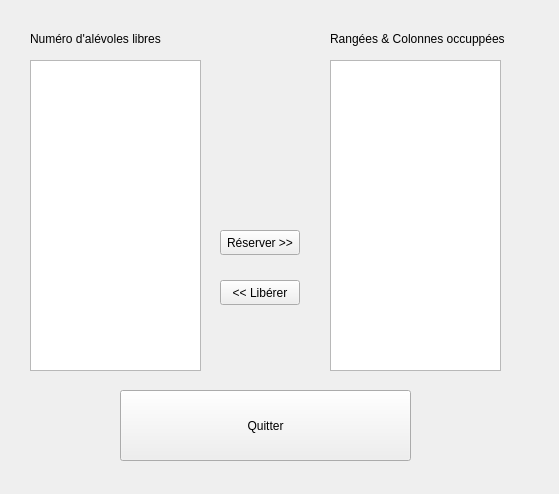
<?xml version="1.0" encoding="UTF-8"?>
<ui version="4.0">
 <class>TestAlveolesLibres</class>
 <widget class="QWidget" name="TestAlveolesLibres">
  <property name="geometry">
   <rect>
    <x>0</x>
    <y>0</y>
    <width>559</width>
    <height>494</height>
   </rect>
  </property>
  <property name="windowTitle">
   <string>TestAlveolesLibres</string>
  </property>
  <widget class="QLabel" name="labelNumero">
   <property name="geometry">
    <rect>
     <x>30</x>
     <y>30</y>
     <width>161</width>
     <height>17</height>
    </rect>
   </property>
   <property name="text">
    <string>Numéro d'alévoles libres</string>
   </property>
  </widget>
  <widget class="QLabel" name="labelRangeeColonne">
   <property name="geometry">
    <rect>
     <x>330</x>
     <y>30</y>
     <width>191</width>
     <height>17</height>
    </rect>
   </property>
   <property name="text">
    <string>Rangées &amp; Colonnes occuppées</string>
   </property>
  </widget>
  <widget class="QPushButton" name="pushButtonReserver">
   <property name="geometry">
    <rect>
     <x>220</x>
     <y>230</y>
     <width>80</width>
     <height>25</height>
    </rect>
   </property>
   <property name="text">
    <string>Réserver &gt;&gt;</string>
   </property>
  </widget>
  <widget class="QPushButton" name="pushButtonLiberer">
   <property name="geometry">
    <rect>
     <x>220</x>
     <y>280</y>
     <width>80</width>
     <height>25</height>
    </rect>
   </property>
   <property name="text">
    <string>&lt;&lt; Libérer</string>
   </property>
  </widget>
  <widget class="QPushButton" name="pushButtonQuitter">
   <property name="geometry">
    <rect>
     <x>120</x>
     <y>390</y>
     <width>291</width>
     <height>71</height>
    </rect>
   </property>
   <property name="text">
    <string>Quitter</string>
   </property>
  </widget>
  <widget class="QListWidget" name="listWidgetNumero">
   <property name="geometry">
    <rect>
     <x>30</x>
     <y>60</y>
     <width>171</width>
     <height>311</height>
    </rect>
   </property>
  </widget>
  <widget class="QListWidget" name="listWidgetRangeeColonne">
   <property name="geometry">
    <rect>
     <x>330</x>
     <y>60</y>
     <width>171</width>
     <height>311</height>
    </rect>
   </property>
  </widget>
 </widget>
 <layoutdefault spacing="6" margin="11"/>
 <resources/>
 <connections>
  <connection>
   <sender>pushButtonQuitter</sender>
   <signal>clicked()</signal>
   <receiver>TestAlveolesLibres</receiver>
   <slot>close()</slot>
   <hints>
    <hint type="sourcelabel">
     <x>270</x>
     <y>422</y>
    </hint>
    <hint type="destinationlabel">
     <x>87</x>
     <y>440</y>
    </hint>
   </hints>
  </connection>
 </connections>
</ui>
